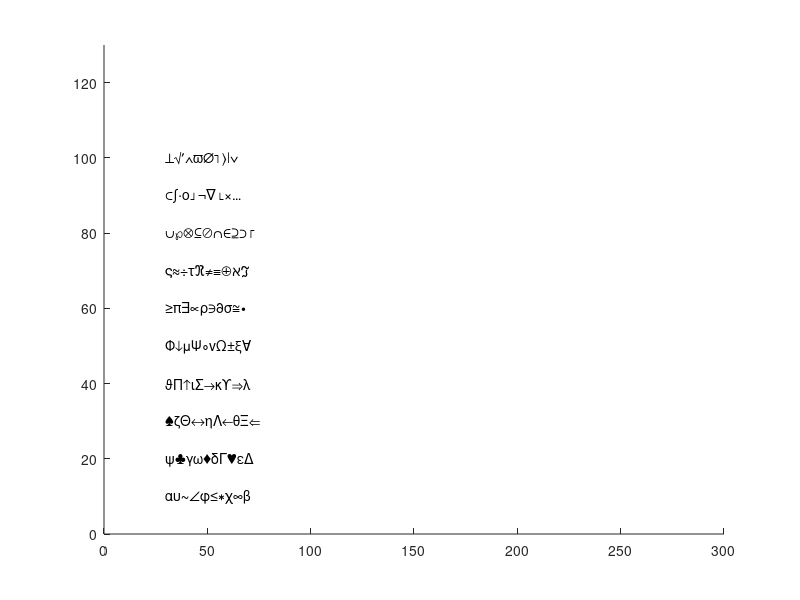

Write the MATLAB code that produced this figure.
%=============================================================================
% Copyright (c) 2016-present Allan CORNET (Nelson)
%=============================================================================
% This file is part of Nelson.
%=============================================================================
% LICENCE_BLOCK_BEGIN
% SPDX-License-Identifier: LGPL-3.0-or-later
% LICENCE_BLOCK_END
%=============================================================================
% <--ADV-CLI MODE-->
%=============================================================================
tex = {'\alpha';
'\upsilon';
'\sim';
'\angle';
'\phi';
'\leq';
'\ast';
'\chi';
'\infty';
'\beta';
'\psi';
'\clubsuit';
'\gamma';
'\omega';
'\diamondsuit';
'\delta';
'\Gamma';
'\heartsuit';
'\epsilon';
'\Delta';
'\spadesuit';
'\zeta';
'\Theta';
'\leftrightarrow';
'\eta';
'\Lambda';
'\leftarrow';
'\theta';
'\Xi';
'\Leftarrow';
'\vartheta';
'\Pi';
'\uparrow';
'\iota';
'\Sigma';
'\rightarrow';
'\kappa';
'\Upsilon';
'\Rightarrow';
'\lambda';
'\Phi';
'\downarrow';
'\mu';
'\Psi';
'\circ';
'\nu';
'\Omega';
'\pm';
'\xi';
'\forall';
'\geq';
'\pi';
'\exists';
'\propto';
'\rho';
'\ni';
'\partial';
'\sigma';
'\cong';
'\bullet';
'\varsigma';
'\approx';
'\div';
'\tau';
'\Re';
'\neq';
'\equiv';
'\oplus';
'\aleph';
'\Im';
'\cup';
'\wp';
'\otimes';
'\subseteq';
'\oslash';
'\cap';
'\in';
'\supseteq';
'\supset';
'\lceil';
'\subset';
'\int';
'\cdot';
'\o';
'\rfloor';
'\neg';
'\nabla';
'\lfloor';
'\times';
'\ldots';
'\perp';
'\surd';
'\prime';
'\wedge';
'\varpi';
'\0';
'\rceil';
'\rangle';
'\mid';
'\vee';
'\langle';
'\copyright'};

f = figure();
ax = gca();
xlim([0, 300]);
ylim([0, 130]);
j = 1;
i = 1;
line = [];

for t = tex'
  line = [line, t{1}];
  if (j == 10)
    text(30, i*10, line);
    line = [];
    i = i + 1;
    j = 1;
  else
    j = j + 1;
  end
end
